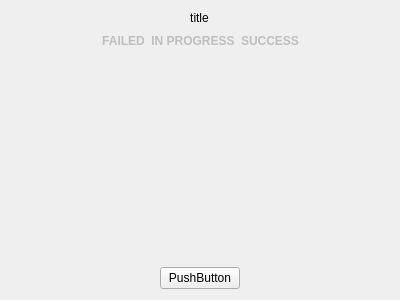
<?xml version="1.0" encoding="UTF-8"?>
<ui version="4.0">
 <class>QExternalActionUI</class>
 <widget class="MdiChild" name="QExternalActionUI">
  <property name="geometry">
   <rect>
    <x>0</x>
    <y>0</y>
    <width>400</width>
    <height>300</height>
   </rect>
  </property>
  <property name="windowTitle">
   <string>Form</string>
  </property>
  <layout class="QVBoxLayout" name="verticalLayout">
   <item alignment="Qt::AlignHCenter">
    <widget class="QLabel" name="title">
     <property name="enabled">
      <bool>true</bool>
     </property>
     <property name="text">
      <string>title</string>
     </property>
     <property name="alignment">
      <set>Qt::AlignCenter</set>
     </property>
    </widget>
   </item>
   <item>
    <layout class="QHBoxLayout" name="horizontalLayout">
     <item>
      <spacer name="horizontalSpacer_2">
       <property name="orientation">
        <enum>Qt::Horizontal</enum>
       </property>
       <property name="sizeHint" stdset="0">
        <size>
         <width>40</width>
         <height>20</height>
        </size>
       </property>
      </spacer>
     </item>
     <item>
      <widget class="QLabel" name="failedLabel">
       <property name="enabled">
        <bool>false</bool>
       </property>
       <property name="styleSheet">
        <string notr="true">font-weight:bold;</string>
       </property>
       <property name="text">
        <string>FAILED</string>
       </property>
       <property name="alignment">
        <set>Qt::AlignCenter</set>
       </property>
      </widget>
     </item>
     <item>
      <widget class="QLabel" name="progressLabel">
       <property name="enabled">
        <bool>false</bool>
       </property>
       <property name="styleSheet">
        <string notr="true">font-weight:bold;</string>
       </property>
       <property name="text">
        <string>IN PROGRESS</string>
       </property>
       <property name="alignment">
        <set>Qt::AlignCenter</set>
       </property>
      </widget>
     </item>
     <item>
      <widget class="QLabel" name="successLabel">
       <property name="enabled">
        <bool>false</bool>
       </property>
       <property name="styleSheet">
        <string notr="true">font-weight:bold;</string>
       </property>
       <property name="text">
        <string>SUCCESS</string>
       </property>
       <property name="alignment">
        <set>Qt::AlignCenter</set>
       </property>
      </widget>
     </item>
     <item>
      <spacer name="horizontalSpacer">
       <property name="orientation">
        <enum>Qt::Horizontal</enum>
       </property>
       <property name="sizeHint" stdset="0">
        <size>
         <width>40</width>
         <height>20</height>
        </size>
       </property>
      </spacer>
     </item>
    </layout>
   </item>
   <item>
    <spacer name="verticalSpacer">
     <property name="enabled">
      <bool>false</bool>
     </property>
     <property name="orientation">
      <enum>Qt::Vertical</enum>
     </property>
     <property name="sizeHint" stdset="0">
      <size>
       <width>20</width>
       <height>40</height>
      </size>
     </property>
    </spacer>
   </item>
   <item alignment="Qt::AlignHCenter">
    <widget class="QPushButton" name="execButton">
     <property name="enabled">
      <bool>true</bool>
     </property>
     <property name="text">
      <string>PushButton</string>
     </property>
    </widget>
   </item>
  </layout>
 </widget>
 <customwidgets>
  <customwidget>
   <class>MdiChild</class>
   <extends>QWidget</extends>
   <header>../api/api.h</header>
   <container>1</container>
  </customwidget>
 </customwidgets>
 <resources/>
 <connections/>
</ui>
